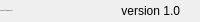
                 <widget class="QFrame" name="bottomBar">
                  <property name="minimumSize">
                   <size>
                    <width>0</width>
                    <height>22</height>
                   </size>
                  </property>
                  <property name="maximumSize">
                   <size>
                    <width>16777215</width>
                    <height>22</height>
                   </size>
                  </property>
                  <property name="styleSheet">
                   <string notr="true"/>
                  </property>
                  <property name="frameShape">
                   <enum>QFrame::NoFrame</enum>
                  </property>
                  <property name="frameShadow">
                   <enum>QFrame::Raised</enum>
                  </property>
                  <layout class="QHBoxLayout" name="horizontalLayout_5">
                   <property name="spacing">
                    <number>0</number>
                   </property>
                   <property name="leftMargin">
                    <number>0</number>
                   </property>
                   <property name="topMargin">
                    <number>0</number>
                   </property>
                   <property name="rightMargin">
                    <number>0</number>
                   </property>
                   <property name="bottomMargin">
                    <number>0</number>
                   </property>
                   <item>
                    <widget class="QLabel" name="creditsLabel">
                     <property name="maximumSize">
                      <size>
                       <width>16777215</width>
                       <height>16</height>
                      </size>
                     </property>
                     <property name="font">
                      <font>
                       <family>Segoe UI</family>
                       <pointsize>-1</pointsize>
                       <weight>50</weight>
                       <italic>false</italic>
                       <bold>false</bold>
                      </font>
                     </property>
                     <property name="text">
                      <string> Copyright © theRoone 2021</string>
                     </property>
                     <property name="alignment">
                      <set>Qt::AlignLeading|Qt::AlignLeft|Qt::AlignVCenter</set>
                     </property>
                    </widget>
                   </item>
                   <item>
                    <widget class="QLabel" name="version">
                     <property name="text">
                      <string>version 1.0</string>
                     </property>
                     <property name="alignment">
                      <set>Qt::AlignRight|Qt::AlignTrailing|Qt::AlignVCenter</set>
                     </property>
                    </widget>
                   </item>
                   <item>
                    <widget class="QFrame" name="frame_size_grip">
                     <property name="minimumSize">
                      <size>
                       <width>20</width>
                       <height>0</height>
                      </size>
                     </property>
                     <property name="maximumSize">
                      <size>
                       <width>20</width>
                       <height>16777215</height>
                      </size>
                     </property>
                     <property name="frameShape">
                      <enum>QFrame::NoFrame</enum>
                     </property>
                     <property name="frameShadow">
                      <enum>QFrame::Raised</enum>
                     </property>
                    </widget>
                   </item>
                  </layout>
                 </widget>
